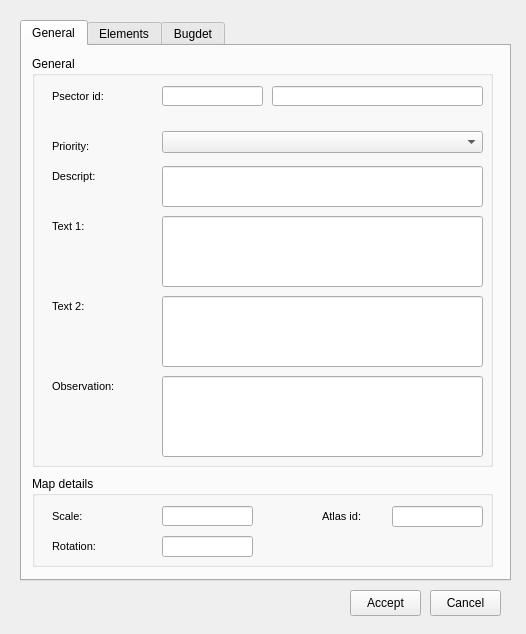
<?xml version="1.0" encoding="UTF-8"?>
<ui version="4.0">
 <class>Dialog</class>
 <widget class="QDialog" name="Dialog">
  <property name="geometry">
   <rect>
    <x>0</x>
    <y>0</y>
    <width>526</width>
    <height>634</height>
   </rect>
  </property>
  <property name="windowTitle">
   <string>Dialog</string>
  </property>
  <widget class="QTabWidget" name="tabWidget">
   <property name="geometry">
    <rect>
     <x>20</x>
     <y>20</y>
     <width>491</width>
     <height>561</height>
    </rect>
   </property>
   <property name="currentIndex">
    <number>0</number>
   </property>
   <widget class="QWidget" name="General">
    <attribute name="title">
     <string>General</string>
    </attribute>
    <widget class="QGroupBox" name="groupBox_4">
     <property name="geometry">
      <rect>
       <x>10</x>
       <y>10</y>
       <width>461</width>
       <height>411</height>
      </rect>
     </property>
     <property name="title">
      <string>General</string>
     </property>
     <widget class="QLabel" name="psector_id_label">
      <property name="geometry">
       <rect>
        <x>20</x>
        <y>30</y>
        <width>141</width>
        <height>21</height>
       </rect>
      </property>
      <property name="font">
       <font>
        <family>Arial</family>
        <pointsize>8</pointsize>
        <weight>50</weight>
        <bold>false</bold>
       </font>
      </property>
      <property name="text">
       <string>Psector id:</string>
      </property>
     </widget>
     <widget class="QLineEdit" name="descript">
      <property name="enabled">
       <bool>true</bool>
      </property>
      <property name="geometry">
       <rect>
        <x>130</x>
        <y>110</y>
        <width>321</width>
        <height>41</height>
       </rect>
      </property>
      <property name="font">
       <font>
        <family>Arial</family>
        <italic>true</italic>
       </font>
      </property>
      <property name="text">
       <string/>
      </property>
      <property name="maxLength">
       <number>254</number>
      </property>
      <property name="alignment">
       <set>Qt::AlignLeading|Qt::AlignLeft|Qt::AlignTop</set>
      </property>
     </widget>
     <widget class="QLineEdit" name="psector_id">
      <property name="enabled">
       <bool>true</bool>
      </property>
      <property name="geometry">
       <rect>
        <x>130</x>
        <y>30</y>
        <width>101</width>
        <height>20</height>
       </rect>
      </property>
      <property name="font">
       <font>
        <family>Arial</family>
        <italic>true</italic>
       </font>
      </property>
      <property name="text">
       <string/>
      </property>
      <property name="maxLength">
       <number>500</number>
      </property>
      <property name="echoMode">
       <enum>QLineEdit::Normal</enum>
      </property>
     </widget>
     <widget class="QLabel" name="observ_label">
      <property name="geometry">
       <rect>
        <x>20</x>
        <y>320</y>
        <width>91</width>
        <height>21</height>
       </rect>
      </property>
      <property name="font">
       <font>
        <family>Arial</family>
        <pointsize>8</pointsize>
        <weight>50</weight>
        <bold>false</bold>
       </font>
      </property>
      <property name="text">
       <string>Observation:</string>
      </property>
     </widget>
     <widget class="QLabel" name="text1_label">
      <property name="geometry">
       <rect>
        <x>20</x>
        <y>160</y>
        <width>81</width>
        <height>21</height>
       </rect>
      </property>
      <property name="font">
       <font>
        <family>Arial</family>
        <pointsize>8</pointsize>
        <weight>50</weight>
        <bold>false</bold>
       </font>
      </property>
      <property name="text">
       <string>Text 1:</string>
      </property>
     </widget>
     <widget class="QLineEdit" name="text2">
      <property name="enabled">
       <bool>true</bool>
      </property>
      <property name="geometry">
       <rect>
        <x>130</x>
        <y>240</y>
        <width>321</width>
        <height>71</height>
       </rect>
      </property>
      <property name="font">
       <font>
        <family>Arial</family>
        <italic>true</italic>
       </font>
      </property>
      <property name="text">
       <string/>
      </property>
      <property name="maxLength">
       <number>254</number>
      </property>
      <property name="alignment">
       <set>Qt::AlignLeading|Qt::AlignLeft|Qt::AlignTop</set>
      </property>
     </widget>
     <widget class="QLineEdit" name="observ">
      <property name="enabled">
       <bool>true</bool>
      </property>
      <property name="geometry">
       <rect>
        <x>130</x>
        <y>320</y>
        <width>321</width>
        <height>81</height>
       </rect>
      </property>
      <property name="font">
       <font>
        <family>Arial</family>
        <italic>true</italic>
       </font>
      </property>
      <property name="text">
       <string/>
      </property>
      <property name="maxLength">
       <number>254</number>
      </property>
      <property name="alignment">
       <set>Qt::AlignLeading|Qt::AlignLeft|Qt::AlignTop</set>
      </property>
     </widget>
     <widget class="QLineEdit" name="text1">
      <property name="enabled">
       <bool>true</bool>
      </property>
      <property name="geometry">
       <rect>
        <x>130</x>
        <y>160</y>
        <width>321</width>
        <height>71</height>
       </rect>
      </property>
      <property name="font">
       <font>
        <family>Arial</family>
        <italic>true</italic>
       </font>
      </property>
      <property name="text">
       <string/>
      </property>
      <property name="maxLength">
       <number>254</number>
      </property>
      <property name="alignment">
       <set>Qt::AlignLeading|Qt::AlignLeft|Qt::AlignTop</set>
      </property>
     </widget>
     <widget class="QLabel" name="text2_label">
      <property name="geometry">
       <rect>
        <x>20</x>
        <y>240</y>
        <width>71</width>
        <height>21</height>
       </rect>
      </property>
      <property name="font">
       <font>
        <family>Arial</family>
        <pointsize>8</pointsize>
        <weight>50</weight>
        <bold>false</bold>
       </font>
      </property>
      <property name="text">
       <string>Text 2:</string>
      </property>
     </widget>
     <widget class="QLabel" name="priority_label">
      <property name="geometry">
       <rect>
        <x>20</x>
        <y>80</y>
        <width>71</width>
        <height>21</height>
       </rect>
      </property>
      <property name="font">
       <font>
        <family>Arial</family>
        <pointsize>8</pointsize>
        <weight>50</weight>
        <bold>false</bold>
       </font>
      </property>
      <property name="text">
       <string>Priority:</string>
      </property>
     </widget>
     <widget class="QLabel" name="descript_label">
      <property name="geometry">
       <rect>
        <x>20</x>
        <y>110</y>
        <width>91</width>
        <height>21</height>
       </rect>
      </property>
      <property name="font">
       <font>
        <family>Arial</family>
        <pointsize>8</pointsize>
        <weight>50</weight>
        <bold>false</bold>
       </font>
      </property>
      <property name="text">
       <string>Descript:</string>
      </property>
     </widget>
     <widget class="QComboBox" name="priority">
      <property name="geometry">
       <rect>
        <x>130</x>
        <y>75</y>
        <width>321</width>
        <height>22</height>
       </rect>
      </property>
     </widget>
     <widget class="QGroupBox" name="groupBox_3">
      <property name="geometry">
       <rect>
        <x>250</x>
        <y>410</y>
        <width>461</width>
        <height>131</height>
       </rect>
      </property>
      <property name="title">
       <string>Map details</string>
      </property>
      <widget class="QLineEdit" name="atlas_id_2">
       <property name="enabled">
        <bool>true</bool>
       </property>
       <property name="geometry">
        <rect>
         <x>130</x>
         <y>90</y>
         <width>71</width>
         <height>21</height>
        </rect>
       </property>
       <property name="font">
        <font>
         <family>Arial</family>
         <italic>true</italic>
        </font>
       </property>
       <property name="text">
        <string/>
       </property>
       <property name="alignment">
        <set>Qt::AlignLeading|Qt::AlignLeft|Qt::AlignTop</set>
       </property>
      </widget>
      <widget class="QLabel" name="label_scale_2">
       <property name="geometry">
        <rect>
         <x>20</x>
         <y>30</y>
         <width>51</width>
         <height>21</height>
        </rect>
       </property>
       <property name="font">
        <font>
         <family>Arial</family>
         <pointsize>8</pointsize>
         <weight>50</weight>
         <bold>false</bold>
        </font>
       </property>
       <property name="text">
        <string>Scale:</string>
       </property>
      </widget>
      <widget class="QLabel" name="label_atlas_id_2">
       <property name="geometry">
        <rect>
         <x>20</x>
         <y>90</y>
         <width>81</width>
         <height>21</height>
        </rect>
       </property>
       <property name="font">
        <font>
         <family>Arial</family>
         <pointsize>8</pointsize>
         <weight>50</weight>
         <bold>false</bold>
        </font>
       </property>
       <property name="text">
        <string>Atlas id:</string>
       </property>
      </widget>
      <widget class="QLineEdit" name="rotation_2">
       <property name="enabled">
        <bool>true</bool>
       </property>
       <property name="geometry">
        <rect>
         <x>130</x>
         <y>60</y>
         <width>71</width>
         <height>21</height>
        </rect>
       </property>
       <property name="font">
        <font>
         <family>Arial</family>
         <italic>true</italic>
        </font>
       </property>
       <property name="text">
        <string/>
       </property>
       <property name="alignment">
        <set>Qt::AlignLeading|Qt::AlignLeft|Qt::AlignTop</set>
       </property>
      </widget>
      <widget class="QLabel" name="label_rotation_2">
       <property name="geometry">
        <rect>
         <x>20</x>
         <y>60</y>
         <width>71</width>
         <height>21</height>
        </rect>
       </property>
       <property name="font">
        <font>
         <family>Arial</family>
         <pointsize>8</pointsize>
         <weight>50</weight>
         <bold>false</bold>
        </font>
       </property>
       <property name="text">
        <string>Rotation:</string>
       </property>
      </widget>
      <widget class="QLineEdit" name="scale_2">
       <property name="enabled">
        <bool>true</bool>
       </property>
       <property name="geometry">
        <rect>
         <x>130</x>
         <y>30</y>
         <width>71</width>
         <height>20</height>
        </rect>
       </property>
       <property name="font">
        <font>
         <family>Arial</family>
         <italic>true</italic>
        </font>
       </property>
       <property name="text">
        <string/>
       </property>
       <property name="echoMode">
        <enum>QLineEdit::Normal</enum>
       </property>
      </widget>
     </widget>
     <widget class="QLineEdit" name="short_descript">
      <property name="enabled">
       <bool>true</bool>
      </property>
      <property name="geometry">
       <rect>
        <x>240</x>
        <y>30</y>
        <width>211</width>
        <height>20</height>
       </rect>
      </property>
      <property name="font">
       <font>
        <family>Arial</family>
        <italic>true</italic>
       </font>
      </property>
      <property name="text">
       <string/>
      </property>
      <property name="maxLength">
       <number>500</number>
      </property>
      <property name="echoMode">
       <enum>QLineEdit::Normal</enum>
      </property>
     </widget>
    </widget>
    <widget class="QGroupBox" name="groupBox_5">
     <property name="geometry">
      <rect>
       <x>10</x>
       <y>430</y>
       <width>461</width>
       <height>91</height>
      </rect>
     </property>
     <property name="title">
      <string>Map details</string>
     </property>
     <widget class="QLineEdit" name="atlas_id">
      <property name="enabled">
       <bool>true</bool>
      </property>
      <property name="geometry">
       <rect>
        <x>360</x>
        <y>30</y>
        <width>91</width>
        <height>21</height>
       </rect>
      </property>
      <property name="font">
       <font>
        <family>Arial</family>
        <italic>true</italic>
       </font>
      </property>
      <property name="text">
       <string/>
      </property>
      <property name="alignment">
       <set>Qt::AlignLeading|Qt::AlignLeft|Qt::AlignTop</set>
      </property>
     </widget>
     <widget class="QLabel" name="label_scale_3">
      <property name="geometry">
       <rect>
        <x>20</x>
        <y>30</y>
        <width>51</width>
        <height>21</height>
       </rect>
      </property>
      <property name="font">
       <font>
        <family>Arial</family>
        <pointsize>8</pointsize>
        <weight>50</weight>
        <bold>false</bold>
       </font>
      </property>
      <property name="text">
       <string>Scale:</string>
      </property>
     </widget>
     <widget class="QLabel" name="label_atlas_id_3">
      <property name="geometry">
       <rect>
        <x>290</x>
        <y>30</y>
        <width>81</width>
        <height>21</height>
       </rect>
      </property>
      <property name="font">
       <font>
        <family>Arial</family>
        <pointsize>8</pointsize>
        <weight>50</weight>
        <bold>false</bold>
       </font>
      </property>
      <property name="text">
       <string>Atlas id:</string>
      </property>
     </widget>
     <widget class="QLineEdit" name="rotation">
      <property name="enabled">
       <bool>true</bool>
      </property>
      <property name="geometry">
       <rect>
        <x>130</x>
        <y>60</y>
        <width>91</width>
        <height>21</height>
       </rect>
      </property>
      <property name="font">
       <font>
        <family>Arial</family>
        <italic>true</italic>
       </font>
      </property>
      <property name="text">
       <string/>
      </property>
      <property name="alignment">
       <set>Qt::AlignLeading|Qt::AlignLeft|Qt::AlignTop</set>
      </property>
     </widget>
     <widget class="QLabel" name="label_rotation_3">
      <property name="geometry">
       <rect>
        <x>20</x>
        <y>60</y>
        <width>71</width>
        <height>21</height>
       </rect>
      </property>
      <property name="font">
       <font>
        <family>Arial</family>
        <pointsize>8</pointsize>
        <weight>50</weight>
        <bold>false</bold>
       </font>
      </property>
      <property name="text">
       <string>Rotation:</string>
      </property>
     </widget>
     <widget class="QLineEdit" name="scale">
      <property name="enabled">
       <bool>true</bool>
      </property>
      <property name="geometry">
       <rect>
        <x>130</x>
        <y>30</y>
        <width>91</width>
        <height>20</height>
       </rect>
      </property>
      <property name="font">
       <font>
        <family>Arial</family>
        <italic>true</italic>
       </font>
      </property>
      <property name="text">
       <string/>
      </property>
      <property name="echoMode">
       <enum>QLineEdit::Normal</enum>
      </property>
     </widget>
    </widget>
   </widget>
   <widget class="QWidget" name="Elements">
    <attribute name="title">
     <string>Elements</string>
    </attribute>
    <widget class="QTabWidget" name="tabWidget_2">
     <property name="geometry">
      <rect>
       <x>10</x>
       <y>10</y>
       <width>461</width>
       <height>511</height>
      </rect>
     </property>
     <property name="currentIndex">
      <number>0</number>
     </property>
     <widget class="QWidget" name="Arc">
      <attribute name="title">
       <string>Arc</string>
      </attribute>
      <widget class="QTableView" name="tbl_arc_plan">
       <property name="geometry">
        <rect>
         <x>10</x>
         <y>70</y>
         <width>431</width>
         <height>401</height>
        </rect>
       </property>
      </widget>
      <widget class="QPushButton" name="btn_del_arc_plan">
       <property name="geometry">
        <rect>
         <x>350</x>
         <y>20</y>
         <width>91</width>
         <height>26</height>
        </rect>
       </property>
       <property name="font">
        <font>
         <weight>50</weight>
         <bold>false</bold>
        </font>
       </property>
       <property name="text">
        <string>Delete</string>
       </property>
      </widget>
      <widget class="QPushButton" name="btn_add_arc_plan">
       <property name="geometry">
        <rect>
         <x>250</x>
         <y>20</y>
         <width>91</width>
         <height>26</height>
        </rect>
       </property>
       <property name="font">
        <font>
         <weight>50</weight>
         <bold>false</bold>
        </font>
       </property>
       <property name="text">
        <string>Add</string>
       </property>
      </widget>
     </widget>
     <widget class="QWidget" name="Node">
      <attribute name="title">
       <string>Node</string>
      </attribute>
      <widget class="QTableView" name="tbl_node_plan">
       <property name="geometry">
        <rect>
         <x>10</x>
         <y>70</y>
         <width>431</width>
         <height>401</height>
        </rect>
       </property>
      </widget>
      <widget class="QPushButton" name="btn_del_node_plan">
       <property name="geometry">
        <rect>
         <x>350</x>
         <y>20</y>
         <width>91</width>
         <height>26</height>
        </rect>
       </property>
       <property name="font">
        <font>
         <weight>50</weight>
         <bold>false</bold>
        </font>
       </property>
       <property name="text">
        <string>Delete</string>
       </property>
      </widget>
      <widget class="QPushButton" name="btn_add_node_plan">
       <property name="geometry">
        <rect>
         <x>250</x>
         <y>20</y>
         <width>91</width>
         <height>26</height>
        </rect>
       </property>
       <property name="font">
        <font>
         <weight>50</weight>
         <bold>false</bold>
        </font>
       </property>
       <property name="text">
        <string>Add</string>
       </property>
      </widget>
     </widget>
     <widget class="QWidget" name="tab_2">
      <attribute name="title">
       <string>Other</string>
      </attribute>
      <widget class="QPushButton" name="btn_add_other_plan">
       <property name="geometry">
        <rect>
         <x>250</x>
         <y>20</y>
         <width>91</width>
         <height>26</height>
        </rect>
       </property>
       <property name="font">
        <font>
         <weight>50</weight>
         <bold>false</bold>
        </font>
       </property>
       <property name="text">
        <string>Add</string>
       </property>
      </widget>
      <widget class="QTableView" name="tbl_other_plan">
       <property name="geometry">
        <rect>
         <x>10</x>
         <y>70</y>
         <width>431</width>
         <height>401</height>
        </rect>
       </property>
      </widget>
      <widget class="QPushButton" name="btn_del_other_plan">
       <property name="geometry">
        <rect>
         <x>350</x>
         <y>20</y>
         <width>91</width>
         <height>26</height>
        </rect>
       </property>
       <property name="font">
        <font>
         <weight>50</weight>
         <bold>false</bold>
        </font>
       </property>
       <property name="text">
        <string>Delete</string>
       </property>
      </widget>
     </widget>
    </widget>
   </widget>
   <widget class="QWidget" name="tab">
    <attribute name="title">
     <string>Bugdet</string>
    </attribute>
    <widget class="QLabel" name="vat_label">
     <property name="geometry">
      <rect>
       <x>30</x>
       <y>400</y>
       <width>51</width>
       <height>21</height>
      </rect>
     </property>
     <property name="font">
      <font>
       <family>Arial</family>
       <pointsize>8</pointsize>
       <weight>50</weight>
       <bold>false</bold>
      </font>
     </property>
     <property name="text">
      <string>VAT:</string>
     </property>
    </widget>
    <widget class="QLabel" name="gexpenses_label">
     <property name="geometry">
      <rect>
       <x>30</x>
       <y>330</y>
       <width>131</width>
       <height>21</height>
      </rect>
     </property>
     <property name="font">
      <font>
       <family>Arial</family>
       <pointsize>8</pointsize>
       <weight>50</weight>
       <bold>false</bold>
      </font>
     </property>
     <property name="text">
      <string>General expenses</string>
     </property>
    </widget>
    <widget class="QLineEdit" name="other">
     <property name="enabled">
      <bool>true</bool>
     </property>
     <property name="geometry">
      <rect>
       <x>200</x>
       <y>260</y>
       <width>51</width>
       <height>21</height>
      </rect>
     </property>
     <property name="font">
      <font>
       <family>Arial</family>
       <italic>true</italic>
      </font>
     </property>
     <property name="text">
      <string/>
     </property>
     <property name="alignment">
      <set>Qt::AlignLeading|Qt::AlignLeft|Qt::AlignTop</set>
     </property>
    </widget>
    <widget class="QLabel" name="other_label">
     <property name="geometry">
      <rect>
       <x>160</x>
       <y>260</y>
       <width>31</width>
       <height>21</height>
      </rect>
     </property>
     <property name="font">
      <font>
       <family>Arial</family>
       <pointsize>8</pointsize>
       <weight>50</weight>
       <bold>false</bold>
      </font>
     </property>
     <property name="text">
      <string>%</string>
     </property>
    </widget>
    <widget class="QLabel" name="gexpenses_label_3">
     <property name="geometry">
      <rect>
       <x>30</x>
       <y>190</y>
       <width>191</width>
       <height>21</height>
      </rect>
     </property>
     <property name="font">
      <font>
       <family>Arial</family>
       <pointsize>8</pointsize>
       <weight>50</weight>
       <bold>false</bold>
      </font>
     </property>
     <property name="text">
      <string>Total nodes:</string>
     </property>
    </widget>
    <widget class="QLineEdit" name="sum_v_plan_x_node_psector">
     <property name="enabled">
      <bool>false</bool>
     </property>
     <property name="geometry">
      <rect>
       <x>370</x>
       <y>190</y>
       <width>101</width>
       <height>20</height>
      </rect>
     </property>
     <property name="font">
      <font>
       <family>Arial</family>
       <italic>true</italic>
      </font>
     </property>
     <property name="text">
      <string/>
     </property>
     <property name="echoMode">
      <enum>QLineEdit::Normal</enum>
     </property>
    </widget>
    <widget class="QLabel" name="other_label_2">
     <property name="geometry">
      <rect>
       <x>30</x>
       <y>260</y>
       <width>121</width>
       <height>21</height>
      </rect>
     </property>
     <property name="font">
      <font>
       <family>Arial</family>
       <pointsize>8</pointsize>
       <weight>50</weight>
       <bold>false</bold>
      </font>
     </property>
     <property name="text">
      <string>Other expenses</string>
     </property>
    </widget>
    <widget class="QLineEdit" name="other_cost">
     <property name="enabled">
      <bool>false</bool>
     </property>
     <property name="geometry">
      <rect>
       <x>370</x>
       <y>260</y>
       <width>101</width>
       <height>21</height>
      </rect>
     </property>
     <property name="font">
      <font>
       <family>Arial</family>
       <italic>true</italic>
      </font>
     </property>
     <property name="text">
      <string/>
     </property>
     <property name="alignment">
      <set>Qt::AlignLeading|Qt::AlignLeft|Qt::AlignTop</set>
     </property>
    </widget>
    <widget class="QLineEdit" name="sum_oexpenses">
     <property name="enabled">
      <bool>false</bool>
     </property>
     <property name="geometry">
      <rect>
       <x>370</x>
       <y>300</y>
       <width>101</width>
       <height>20</height>
      </rect>
     </property>
     <property name="font">
      <font>
       <family>Arial</family>
       <italic>true</italic>
      </font>
     </property>
     <property name="text">
      <string/>
     </property>
     <property name="echoMode">
      <enum>QLineEdit::Normal</enum>
     </property>
    </widget>
    <widget class="QLabel" name="gexpenses_label_5">
     <property name="geometry">
      <rect>
       <x>290</x>
       <y>300</y>
       <width>51</width>
       <height>21</height>
      </rect>
     </property>
     <property name="font">
      <font>
       <family>Arial</family>
       <pointsize>8</pointsize>
       <weight>50</weight>
       <bold>false</bold>
      </font>
     </property>
     <property name="text">
      <string>Total</string>
     </property>
    </widget>
    <widget class="Line" name="line">
     <property name="geometry">
      <rect>
       <x>30</x>
       <y>280</y>
       <width>441</width>
       <height>21</height>
      </rect>
     </property>
     <property name="orientation">
      <enum>Qt::Horizontal</enum>
     </property>
    </widget>
    <widget class="QLabel" name="other_label_3">
     <property name="geometry">
      <rect>
       <x>160</x>
       <y>330</y>
       <width>31</width>
       <height>21</height>
      </rect>
     </property>
     <property name="font">
      <font>
       <family>Arial</family>
       <pointsize>8</pointsize>
       <weight>50</weight>
       <bold>false</bold>
      </font>
     </property>
     <property name="text">
      <string>%</string>
     </property>
    </widget>
    <widget class="QLineEdit" name="gexpenses">
     <property name="enabled">
      <bool>true</bool>
     </property>
     <property name="geometry">
      <rect>
       <x>200</x>
       <y>330</y>
       <width>51</width>
       <height>21</height>
      </rect>
     </property>
     <property name="font">
      <font>
       <family>Arial</family>
       <italic>true</italic>
      </font>
     </property>
     <property name="text">
      <string/>
     </property>
     <property name="alignment">
      <set>Qt::AlignLeading|Qt::AlignLeft|Qt::AlignTop</set>
     </property>
    </widget>
    <widget class="Line" name="line_2">
     <property name="geometry">
      <rect>
       <x>30</x>
       <y>350</y>
       <width>441</width>
       <height>21</height>
      </rect>
     </property>
     <property name="orientation">
      <enum>Qt::Horizontal</enum>
     </property>
    </widget>
    <widget class="QLineEdit" name="gexpenses_cost">
     <property name="enabled">
      <bool>false</bool>
     </property>
     <property name="geometry">
      <rect>
       <x>370</x>
       <y>330</y>
       <width>101</width>
       <height>21</height>
      </rect>
     </property>
     <property name="font">
      <font>
       <family>Arial</family>
       <italic>true</italic>
      </font>
     </property>
     <property name="text">
      <string/>
     </property>
     <property name="alignment">
      <set>Qt::AlignLeading|Qt::AlignLeft|Qt::AlignTop</set>
     </property>
    </widget>
    <widget class="QLineEdit" name="vat">
     <property name="enabled">
      <bool>true</bool>
     </property>
     <property name="geometry">
      <rect>
       <x>200</x>
       <y>400</y>
       <width>51</width>
       <height>21</height>
      </rect>
     </property>
     <property name="font">
      <font>
       <family>Arial</family>
       <italic>true</italic>
      </font>
     </property>
     <property name="text">
      <string/>
     </property>
     <property name="alignment">
      <set>Qt::AlignLeading|Qt::AlignLeft|Qt::AlignTop</set>
     </property>
    </widget>
    <widget class="QLineEdit" name="vat_cost">
     <property name="enabled">
      <bool>false</bool>
     </property>
     <property name="geometry">
      <rect>
       <x>370</x>
       <y>400</y>
       <width>101</width>
       <height>21</height>
      </rect>
     </property>
     <property name="font">
      <font>
       <family>Arial</family>
       <italic>true</italic>
      </font>
     </property>
     <property name="text">
      <string/>
     </property>
     <property name="alignment">
      <set>Qt::AlignLeading|Qt::AlignLeft|Qt::AlignTop</set>
     </property>
    </widget>
    <widget class="QLabel" name="other_label_4">
     <property name="geometry">
      <rect>
       <x>160</x>
       <y>400</y>
       <width>31</width>
       <height>21</height>
      </rect>
     </property>
     <property name="font">
      <font>
       <family>Arial</family>
       <pointsize>8</pointsize>
       <weight>50</weight>
       <bold>false</bold>
      </font>
     </property>
     <property name="text">
      <string>%</string>
     </property>
    </widget>
    <widget class="QLineEdit" name="sum_gexpenses">
     <property name="enabled">
      <bool>false</bool>
     </property>
     <property name="geometry">
      <rect>
       <x>370</x>
       <y>370</y>
       <width>101</width>
       <height>20</height>
      </rect>
     </property>
     <property name="font">
      <font>
       <family>Arial</family>
       <italic>true</italic>
      </font>
     </property>
     <property name="text">
      <string/>
     </property>
     <property name="echoMode">
      <enum>QLineEdit::Normal</enum>
     </property>
    </widget>
    <widget class="QLabel" name="gexpenses_label_6">
     <property name="geometry">
      <rect>
       <x>290</x>
       <y>370</y>
       <width>51</width>
       <height>21</height>
      </rect>
     </property>
     <property name="font">
      <font>
       <family>Arial</family>
       <pointsize>8</pointsize>
       <weight>50</weight>
       <bold>false</bold>
      </font>
     </property>
     <property name="text">
      <string>Total</string>
     </property>
    </widget>
    <widget class="Line" name="line_3">
     <property name="geometry">
      <rect>
       <x>30</x>
       <y>420</y>
       <width>441</width>
       <height>21</height>
      </rect>
     </property>
     <property name="orientation">
      <enum>Qt::Horizontal</enum>
     </property>
    </widget>
    <widget class="QLabel" name="gexpenses_label_7">
     <property name="geometry">
      <rect>
       <x>290</x>
       <y>440</y>
       <width>51</width>
       <height>21</height>
      </rect>
     </property>
     <property name="font">
      <font>
       <family>Arial</family>
       <pointsize>8</pointsize>
       <weight>50</weight>
       <bold>false</bold>
      </font>
     </property>
     <property name="text">
      <string>Total</string>
     </property>
    </widget>
    <widget class="QLineEdit" name="sum_vexpenses">
     <property name="enabled">
      <bool>false</bool>
     </property>
     <property name="geometry">
      <rect>
       <x>370</x>
       <y>440</y>
       <width>101</width>
       <height>20</height>
      </rect>
     </property>
     <property name="font">
      <font>
       <family>Arial</family>
       <italic>true</italic>
      </font>
     </property>
     <property name="text">
      <string/>
     </property>
     <property name="echoMode">
      <enum>QLineEdit::Normal</enum>
     </property>
    </widget>
    <widget class="QLineEdit" name="sum_expenses">
     <property name="enabled">
      <bool>false</bool>
     </property>
     <property name="geometry">
      <rect>
       <x>370</x>
       <y>230</y>
       <width>101</width>
       <height>20</height>
      </rect>
     </property>
     <property name="font">
      <font>
       <family>Arial</family>
       <italic>true</italic>
      </font>
     </property>
     <property name="text">
      <string/>
     </property>
     <property name="echoMode">
      <enum>QLineEdit::Normal</enum>
     </property>
    </widget>
    <widget class="Line" name="line_4">
     <property name="geometry">
      <rect>
       <x>30</x>
       <y>210</y>
       <width>441</width>
       <height>21</height>
      </rect>
     </property>
     <property name="orientation">
      <enum>Qt::Horizontal</enum>
     </property>
    </widget>
    <widget class="QLabel" name="gexpenses_label_8">
     <property name="geometry">
      <rect>
       <x>290</x>
       <y>230</y>
       <width>51</width>
       <height>21</height>
      </rect>
     </property>
     <property name="font">
      <font>
       <family>Arial</family>
       <pointsize>8</pointsize>
       <weight>50</weight>
       <bold>false</bold>
      </font>
     </property>
     <property name="text">
      <string>Total</string>
     </property>
    </widget>
    <widget class="QLineEdit" name="sum_v_plan_other_x_psector">
     <property name="enabled">
      <bool>false</bool>
     </property>
     <property name="geometry">
      <rect>
       <x>370</x>
       <y>130</y>
       <width>101</width>
       <height>20</height>
      </rect>
     </property>
     <property name="font">
      <font>
       <family>Arial</family>
       <italic>true</italic>
      </font>
     </property>
     <property name="text">
      <string/>
     </property>
     <property name="echoMode">
      <enum>QLineEdit::Normal</enum>
     </property>
    </widget>
    <widget class="QLabel" name="gexpenses_label_4">
     <property name="geometry">
      <rect>
       <x>30</x>
       <y>130</y>
       <width>191</width>
       <height>21</height>
      </rect>
     </property>
     <property name="font">
      <font>
       <family>Arial</family>
       <pointsize>8</pointsize>
       <weight>50</weight>
       <bold>false</bold>
      </font>
     </property>
     <property name="text">
      <string>Total other prices:</string>
     </property>
    </widget>
    <widget class="QLabel" name="gexpenses_label_9">
     <property name="geometry">
      <rect>
       <x>20</x>
       <y>10</y>
       <width>191</width>
       <height>21</height>
      </rect>
     </property>
     <property name="font">
      <font>
       <family>Arial</family>
       <pointsize>8</pointsize>
       <weight>50</weight>
       <bold>false</bold>
      </font>
     </property>
     <property name="text">
      <string>Other prices:</string>
     </property>
    </widget>
    <widget class="QLineEdit" name="sum_v_plan_x_arc_psector">
     <property name="enabled">
      <bool>false</bool>
     </property>
     <property name="geometry">
      <rect>
       <x>370</x>
       <y>160</y>
       <width>101</width>
       <height>20</height>
      </rect>
     </property>
     <property name="font">
      <font>
       <family>Arial</family>
       <italic>true</italic>
      </font>
     </property>
     <property name="text">
      <string/>
     </property>
     <property name="echoMode">
      <enum>QLineEdit::Normal</enum>
     </property>
    </widget>
    <widget class="QLabel" name="gexpenses_label_10">
     <property name="geometry">
      <rect>
       <x>30</x>
       <y>160</y>
       <width>191</width>
       <height>21</height>
      </rect>
     </property>
     <property name="font">
      <font>
       <family>Arial</family>
       <pointsize>8</pointsize>
       <weight>50</weight>
       <bold>false</bold>
      </font>
     </property>
     <property name="text">
      <string>Total arcs:</string>
     </property>
    </widget>
   </widget>
  </widget>
  <widget class="QPushButton" name="btn_accept">
   <property name="geometry">
    <rect>
     <x>350</x>
     <y>590</y>
     <width>71</width>
     <height>26</height>
    </rect>
   </property>
   <property name="text">
    <string>Accept</string>
   </property>
  </widget>
  <widget class="QPushButton" name="btn_cancel">
   <property name="geometry">
    <rect>
     <x>430</x>
     <y>590</y>
     <width>71</width>
     <height>26</height>
    </rect>
   </property>
   <property name="text">
    <string>Cancel</string>
   </property>
  </widget>
 </widget>
 <resources/>
 <connections/>
</ui>
